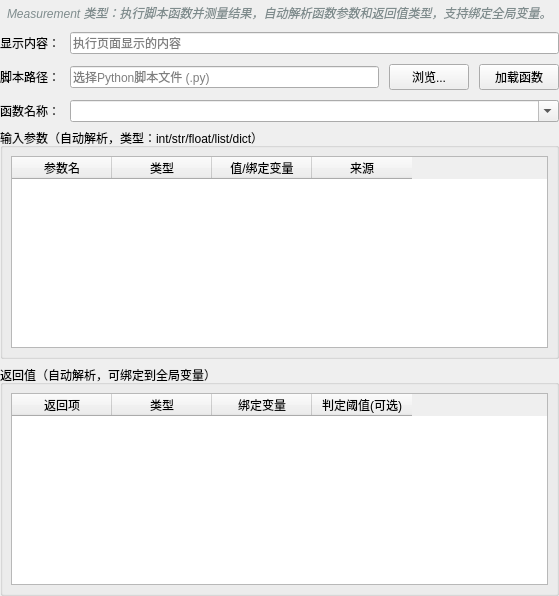
            <widget class="QWidget" name="page_measurement">
             <layout class="QVBoxLayout" name="measPageLayout">
              <property name="leftMargin">
               <number>0</number>
              </property>
              <property name="topMargin">
               <number>0</number>
              </property>
              <property name="rightMargin">
               <number>0</number>
              </property>
              <property name="bottomMargin">
               <number>0</number>
              </property>
              <item>
               <widget class="QLabel" name="label_measHint">
                <property name="text">
                 <string>Measurement 类型：执行脚本函数并测量结果，自动解析函数参数和返回值类型，支持绑定全局变量。</string>
                </property>
                <property name="styleSheet">
                 <string notr="true">color: #7f8c8d; font-style: italic; padding: 4px;</string>
                </property>
               </widget>
              </item>
              <item>
               <layout class="QFormLayout" name="measFormLayout">
                <property name="horizontalSpacing">
                 <number>10</number>
                </property>
                <property name="verticalSpacing">
                 <number>10</number>
                </property>
                <item row="0" column="0">
                 <widget class="QLabel" name="label_measDisplay">
                  <property name="text">
                   <string>显示内容：</string>
                  </property>
                 </widget>
                </item>
                <item row="0" column="1">
                 <widget class="QLineEdit" name="lineEdit_measDisplay">
                  <property name="placeholderText">
                   <string>执行页面显示的内容</string>
                  </property>
                 </widget>
                </item>
                <item row="1" column="0">
                 <widget class="QLabel" name="label_measScript">
                  <property name="text">
                   <string>脚本路径：</string>
                  </property>
                 </widget>
                </item>
                <item row="1" column="1">
                 <layout class="QHBoxLayout" name="measScriptLayout">
                  <item>
                   <widget class="QLineEdit" name="lineEdit_measScript">
                    <property name="placeholderText">
                     <string>选择Python脚本文件 (.py)</string>
                    </property>
                   </widget>
                  </item>
                  <item>
                   <widget class="QPushButton" name="btn_browseMeasScript">
                    <property name="text">
                     <string>浏览...</string>
                    </property>
                   </widget>
                  </item>
                  <item>
                   <widget class="QPushButton" name="btn_loadMeasFunc">
                    <property name="text">
                     <string>加载函数</string>
                    </property>
                   </widget>
                  </item>
                 </layout>
                </item>
                <item row="2" column="0">
                 <widget class="QLabel" name="label_measFunc">
                  <property name="text">
                   <string>函数名称：</string>
                  </property>
                 </widget>
                </item>
                <item row="2" column="1">
                 <widget class="QComboBox" name="comboBox_measFunc">
                  <property name="editable">
                   <bool>true</bool>
                  </property>
                  <property name="placeholderText">
                   <string>选择函数后自动解析参数和返回值</string>
                  </property>
                 </widget>
                </item>
               </layout>
              </item>
              <item>
               <widget class="QGroupBox" name="groupBox_params">
                <property name="title">
                 <string>输入参数（自动解析，类型：int/str/float/list/dict）</string>
                </property>
                <layout class="QVBoxLayout" name="paramsLayout">
                 <property name="leftMargin">
                  <number>8</number>
                 </property>
                 <property name="topMargin">
                  <number>8</number>
                 </property>
                 <property name="rightMargin">
                  <number>8</number>
                 </property>
                 <property name="bottomMargin">
                  <number>8</number>
                 </property>
                 <item>
                  <widget class="QTableWidget" name="tableWidget_params">
                   <property name="columnCount">
                    <number>4</number>
                   </property>
                   <property name="rowCount">
                    <number>0</number>
                   </property>
                   <column>
                    <property name="text">
                     <string>参数名</string>
                    </property>
                   </column>
                   <column>
                    <property name="text">
                     <string>类型</string>
                    </property>
                   </column>
                   <column>
                    <property name="text">
                     <string>值/绑定变量</string>
                    </property>
                   </column>
                   <column>
                    <property name="text">
                     <string>来源</string>
                    </property>
                   </column>
                  </widget>
                 </item>
                </layout>
               </widget>
              </item>
              <item>
               <widget class="QGroupBox" name="groupBox_returns">
                <property name="title">
                 <string>返回值（自动解析，可绑定到全局变量）</string>
                </property>
                <layout class="QVBoxLayout" name="returnsLayout">
                 <property name="leftMargin">
                  <number>8</number>
                 </property>
                 <property name="topMargin">
                  <number>8</number>
                 </property>
                 <property name="rightMargin">
                  <number>8</number>
                 </property>
                 <property name="bottomMargin">
                  <number>8</number>
                 </property>
                 <item>
                  <widget class="QTableWidget" name="tableWidget_returns">
                   <property name="columnCount">
                    <number>4</number>
                   </property>
                   <property name="rowCount">
                    <number>0</number>
                   </property>
                   <column>
                    <property name="text">
                     <string>返回项</string>
                    </property>
                   </column>
                   <column>
                    <property name="text">
                     <string>类型</string>
                    </property>
                   </column>
                   <column>
                    <property name="text">
                     <string>绑定变量</string>
                    </property>
                   </column>
                   <column>
                    <property name="text">
                     <string>判定阈值(可选)</string>
                    </property>
                   </column>
                  </widget>
                 </item>
                </layout>
               </widget>
              </item>
             </layout>
            </widget>
